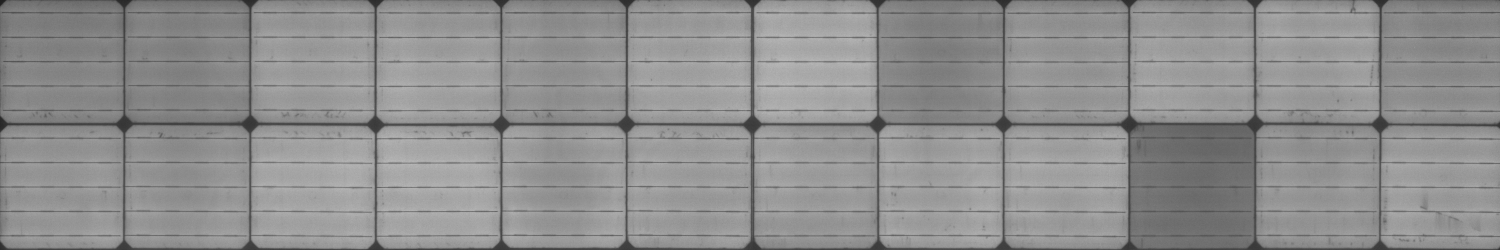
#> input picture sample/sample1.jpg, 6000 x 1000 px (shown at 1/4 size); its folder holds only this picture in this run
$ python -i cut_pic.py   (imports and definitions only)   (older library calls are emulated)
#> lines starting #> are read from the running program, lines starting #| are printed output that depends on the picture; after the words box and inside, x2 and y2 are one past the last pixel; in counts of white or black regions, pixels touching at a corner belong together
#> further down, picture is the input picture: shape (1000, 6000, 3); min 28, max 216, mean 143.1
# coding:utf-8
from __future__ import absolute_import
from __future__ import division
from __future__ import print_function
from __future__ import unicode_literals

import os
import cv2  # NOQA (Must import before importing caffe2 due to bug in cv2)
import numpy as np
import glob
import time
import logging
from scipy import signal

class ElPreCuter:
    methods = ['cv2.TM_CCOEFF', 'cv2.TM_CCOEFF_NORMED', 'cv2.TM_CCORR',
            'cv2.TM_CCORR_NORMED', 'cv2.TM_SQDIFF', 'cv2.TM_SQDIFF_NORMED']
    def __init__(self):
        self._scale = 4
        tempath = self._template_dir()
        all_templs = glob.glob(os.path.join(tempath, '*'))
        self.all_templs = []
        for tmpl in all_templs:
            template = {}
            for tmpimg in glob.glob(os.path.join(tempath, "{}/*.png".format(tmpl))):
                tmpname = os.path.basename(tmpimg).split('.')[0]
                templimg = cv2.imread(tmpimg,cv2.IMREAD_COLOR)
                templimg = cv2.resize(templimg, (int(templimg.shape[1]/self._scale), int(templimg.shape[0]/self._scale)) )
                template[tmpname] = templimg
            self.all_templs.append(template)

        self.last_templ = 0

    def _template_dir(self):
        return os.path.join(os.path.abspath(os.path.dirname(__file__)),'temps')

    # [5 lines left out: function _tempates2mathch, not called in this run]

    def _is_good_corners(self,corners, w, h):

        tl = corners['tl'][0]
        tr = corners['tr'][0]
        bl = corners['bl'][0]
        br = corners['br'][0]

        if tr[0] - tl[0] < w*2/3:
            return False
        if abs(tr[1] - tl[1]) > h/12:
            return False

        if br[0] - bl[0] < w*2/3:
            return False
        if abs(br[1] - bl[1]) > h/12:
            return False

        if bl[1] - tl[1] < h*2/3:
            return False
        if abs(bl[0] - tl[0]) > w/16:
            return False

        if br[1] - tr[1] < h*2/3:
            return False
        if abs(br[0] - tr[0]) > w/16:
            return False

        return True

    # [156 lines left out: functions _get_corners_of_templ, _get_corner, _show_img, get_precut_corner_by_template, simple_cut, cut_by_grid and 1 more, not called in this run]

    def getLinePara(self, line):
        '''简化交点计算公式'''
        a = line[0][1] - line[1][1]
        b = line[1][0] - line[0][0]
        c = line[0][0] *line[1][1] - line[1][0] * line[0][1]
        return a,b,c

    def getCrossPoint(self, line1,line2):
        '''计算交点坐标，此函数求的是line1中被line2所切割而得到的点，不含端点'''
        a1,b1,c1 = self.getLinePara(line1)
        a2,b2,c2 = self.getLinePara(line2)
        d = a1* b2 - a2 * b1
        p = [0,0]
        if d == 0:#d为0即line1和line2平行
            return ()
        else:
            p[0] = int(round((b1 * c2 - b2 * c1)*1.0 / d,2))#工作中需要处理有效位数，实际可以去掉round()
            p[1] = int(round((c1 * a2 - c2 * a1)*1.0 / d,2))
        p = tuple(p)
        return p

    def _fix_line(self,img, offset):
        _, cts, _ = cv2.findContours(img,cv2.RETR_TREE,cv2.CHAIN_APPROX_SIMPLE)
        cts = sorted(cts, key=cv2.contourArea, reverse=True)
        ct = cts[0]
        [vx,vy,x,y] = cv2.fitLine(ct, cv2.DIST_L2,0,0.01,0.01)
        x,y = x+ offset[0] , y+offset[1]
        line = [(np.asscalar(x),np.asscalar(y)), (np.asscalar(x+vx*100), np.asscalar(y+vy*100))]
        return line

    def get_precut_corner_by_contour(self, image_data):
        if len(image_data.shape)>2:
            img_data = cv2.cvtColor(image_data, cv2.COLOR_BGR2GRAY)

        # 给图片加一圈黑色，有利于最大类间方差法
        pad = 100
        img_data = np.pad(img_data, pad, mode='constant')
#> img_data: shape (1200, 6200)
        img_data = cv2.resize(img_data, (int(img_data.shape[1]/self._scale), int(img_data.shape[0]/self._scale)))
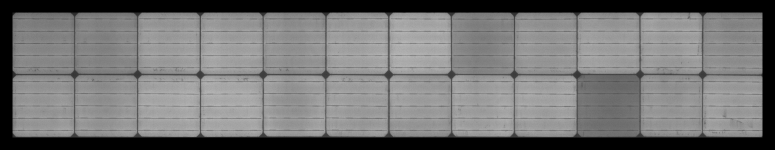
#> img_data: shape (300, 1550) (shown at 1/2 size); min 0, max 187, mean 115.5

        h,w=img_data.shape[:2]

        # 去除太亮的像素，因为太亮的像素很可能是电池片外的白斑或左下角的序列化
        #avg = np.average(img_data[h//4:h*3//4, w//4:w*3//4])
        #img_data[img_data>avg*2]=0

        #最大类间方差法做阈值
        threshold,imgOtsu = cv2.threshold(img_data,0,255,cv2.THRESH_BINARY + cv2.THRESH_OTSU)
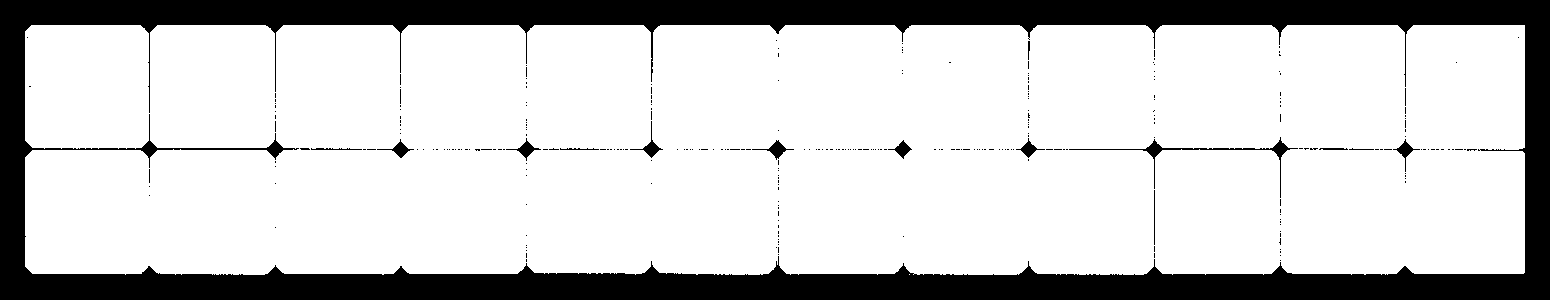
#> imgOtsu: shape (300, 1550); 79.1% white; 287 black regions (272 under 20 px)
#> threshold = 74
        imgOtsu_Org = imgOtsu

        kernel = np.ones((3,3),np.uint8)
        _, contours, hierarchy = cv2.findContours(imgOtsu,cv2.RETR_TREE,cv2.CHAIN_APPROX_SIMPLE)
#> contours = 293 contours, 267 with area under 20; largest, box (x1, y1, x2, y2) and area: (25, 25, 1525, 275) 368157, (1068, 136, 1299, 199) 998, (751, 139, 795, 161) 254, (629, 120, 664, 159) 246, (505, 137, 542, 162) 231
        contours = sorted(contours, key=cv2.contourArea, reverse=True)
        contour = contours[0]
#> contour = contour of 648 points, box (x1, y1, x2, y2) (25, 25, 1525, 275), area 368157

        # 对于平滑简单的图像，进行一次腐蚀
        if len(contours)<600:
            logging.info("make a erode as len(contours)<600")
            imgOtsu = cv2.erode(imgOtsu,kernel,iterations = 4)
#> imgOtsu: shape (300, 1550); 70.2% white; 19 black regions
            _, contours, hierarchy = cv2.findContours(imgOtsu,cv2.RETR_TREE,cv2.CHAIN_APPROX_SIMPLE)
#> contours = 25 contours; largest, box (x1, y1, x2, y2) and area: (29, 29, 1401, 271) 236068, (1285, 153, 1521, 270) 26402, (1159, 154, 1276, 270) 13220, (154, 29, 271, 144) 13116, (280, 29, 396, 145) 13054
            contours = sorted(contours, key=cv2.contourArea, reverse=True)
            contour = contours[0]
#> contour = contour of 438 points, box (x1, y1, x2, y2) (29, 29, 1401, 271), area 236068

        # 边缘太复杂，一般出现在电池片较为暗淡的情况，将边缘线的区域填充
        if contour.size>5000:
            logging.info("contour.size>5000: add contour")
            contourimg = cv2.drawContours(imgOtsu.copy()*0,[contour],0,(10,10,10),10)
            imgOtsu = imgOtsu + contourimg
            imgOtsu[imgOtsu>0]=255
            _, contours, hierarchy = cv2.findContours(imgOtsu,cv2.RETR_TREE,cv2.CHAIN_APPROX_SIMPLE)
            contours = sorted(contours, key=cv2.contourArea, reverse=True)
            contour = contours[0]

        contour_Area = cv2.contourArea(contour)
#> contour_Area = 236067.5
        contourRatio = contour_Area/(h*w)
#> contourRatio = 0.508
        contourHull_Area = cv2.contourArea(cv2.convexHull(contour,returnPoints=True))
#> contourHull_Area = 288940
        rect = cv2.minAreaRect(contour)
#> rect = ((714.5, 149.5), (241, 1371), -90)
        contourMinRect_Area = cv2.contourArea(np.int0(cv2.boxPoints(rect)))
#> contourMinRect_Area = 330411
        # 如果情况不佳，尝试进行一次图像膨胀
        if contourRatio<0.6 or contourMinRect_Area/contourHull_Area > 1.1 and contourHull_Area/contour_Area>1.1 :
            logging.info("make a dilate")
            imgOtsu = cv2.dilate(imgOtsu,kernel,iterations = 4)
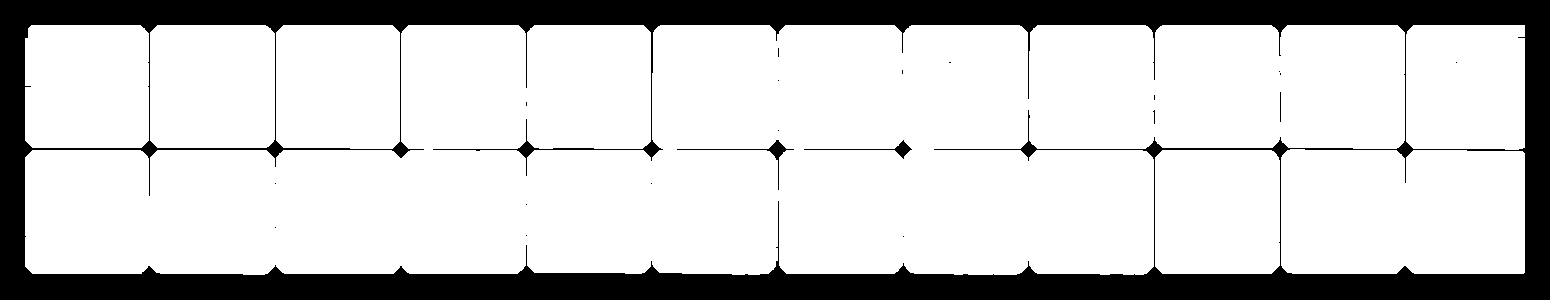
#> imgOtsu: shape (300, 1550); 78.9% white; 21 black regions (17 under 20 px)
            _, contours, hierarchy = cv2.findContours(imgOtsu,cv2.RETR_TREE,cv2.CHAIN_APPROX_SIMPLE)
#> contours = 27 contours, 16 with area under 20; largest, box (x1, y1, x2, y2) and area: (25, 25, 1405, 275) 259238, (1281, 149, 1525, 274) 29602, (1155, 150, 1280, 274) 15140, (150, 25, 275, 148) 15020, (276, 25, 400, 149) 14958
            contours = sorted(contours, key=cv2.contourArea, reverse=True)
            contour = contours[0]
#> contour = contour of 403 points, box (x1, y1, x2, y2) (25, 25, 1405, 275), area 259238

            contour_Area = cv2.contourArea(contour)
#> contour_Area = 259238.5
            contourRatio = contour_Area/(h*w)
#> contourRatio = 0.558
            contourHull_Area = cv2.contourArea(cv2.convexHull(contour,returnPoints=True))
#> contourHull_Area = 301900
            rect = cv2.minAreaRect(contour)
#> rect = ((714.5, 149.5), (249, 1379), -90)
            contourMinRect_Area = cv2.contourArea(np.int0(cv2.boxPoints(rect)))
#> contourMinRect_Area = 341744

            # 如果情况任不佳，尝试对原图像进行一次图像腐蚀
            if contourRatio<0.6 or contourMinRect_Area/contourHull_Area > 1.1 and contourHull_Area/contour_Area>1.1 :
                logging.info("make a erode")
                imgOtsu = cv2.erode(imgOtsu_Org,kernel,iterations = 4)
                _, contours, hierarchy = cv2.findContours(imgOtsu,cv2.RETR_TREE,cv2.CHAIN_APPROX_SIMPLE)
#> contours = 25 contours; largest, box (x1, y1, x2, y2) and area: (29, 29, 1401, 271) 236068, (1285, 153, 1521, 270) 26402, (1159, 154, 1276, 270) 13220, (154, 29, 271, 144) 13116, (280, 29, 396, 145) 13054
                contours = sorted(contours, key=cv2.contourArea, reverse=True)
                contour = contours[0]
#> contour = contour of 438 points, box (x1, y1, x2, y2) (29, 29, 1401, 271), area 236068

        # 求追踪的边缘的凸边缘，并生成仅仅包含凸边缘的图像，用来计算边缘直线
        contour = cv2.convexHull(contour,returnPoints=True)
#> contour = contour of 13 points, box (x1, y1, x2, y2) (29, 29, 1401, 271), area 288940
        contourimg = cv2.drawContours(imgOtsu.copy()*0,[contour],0,(255,255,255),5)
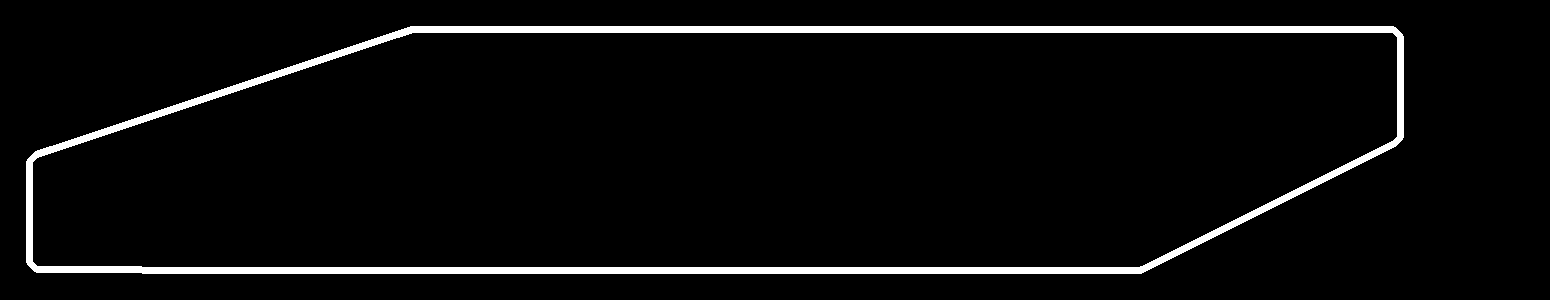
#> contourimg: shape (300, 1550); 4.5% white; 1 white region, box (x1, y1, x2, y2) and area: (26, 26, 1404, 274) 20919

        # 凸边缘的范围
        pt_x = contour[:,:,0]
#> pt_x = [1393, 1400, 1400, 1399, 1394, 1142, 1139, 247, 36, 29, 29, 36, 412]
        pt_y = contour[:,:,1]
#> pt_y = [29, 36, 136, 138, 143, 269, 270, 270, 269, 262, 161, 154, 29]
        min_x, max_x = np.min(pt_x), np.max(pt_x)
#> min_x = 29; max_x = 1400
        min_y, max_y = np.min(pt_y), np.max(pt_y)
#> min_y = 29; max_y = 270

        # ratiio 用来调节用那部分的边缘像素值计算直线，数值越大，
        ratiio = 5
        dh, dw = (max_y-min_y)//ratiio, (max_x-min_x)//ratiio
#> dh = 48; dw = 274
        # padding 用来向外调节边框值，通过调节 padding值可以扩大最终的边框范围
        pading = 2
        # 计算上下左右四条线
        up_img_org = contourimg[min_y : min_y+dh,min_x +dw:max_x -dw]
#> up_img_org: shape (48, 823); 9.2% white; 1 white region
        up_line = self._fix_line(up_img_org,(min_x +dw, min_y-pading))
#> in _fix_line, `_, cts, _ = cv2.findContours(img,cv2.RETR_TREE,cv2.CHAIN_APPROX_SIMPLE)`: cts = 1 contour; box (x1, y1, x2, y2) and area: (0, 0, 823, 40) 2818
#> in _fix_line, `ct = cts[0]`: ct = contour of 142 points, box (x1, y1, x2, y2) (0, 0, 823, 40), area 2818
#> in _fix_line, `[vx,vy,x,y] = cv2.fitLine(ct, cv2.DIST_L2,0,0.01,0.01)`: vx = [0.999]; vy = [-0.0535]; x = [62.54]; y = [18.85]
#> in _fix_line, `x,y = x+ offset[0] , y+offset[1]`: x = [365.5]; y = [45.85]
#> in _fix_line, `line = [(np.asscalar(x),np.asscalar(y)), (np.asscalar(x+vx*100), np.as..`: line = [(365.5, 45.85), (465.4, 40.5)]
#> up_line = [(365.5, 45.85), (465.4, 40.5)]

        down_img_org = contourimg[max_y-dh:max_y, min_x +dw:max_x -dw]
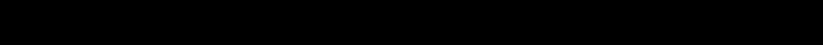
#> down_img_org: shape (48, 823); 6.2% white; 1 white region, box (x1, y1, x2, y2) and area: (0, 45, 823, 48) 2469
        down_line = self._fix_line(down_img_org,(min_x +dw, max_y-dh +pading))
#> down_line = [(714, 270), (814, 270)]

        left_img_org = contourimg[min_y +dh:max_y -dh,min_x :min_x +dw]
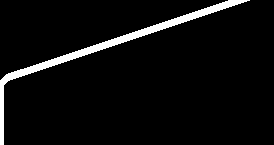
#> left_img_org: shape (145, 274); 5.1% white; 1 white region
        left_line = self._fix_line(left_img_org,(min_x-pading, min_y +dh))
#> in _fix_line (call 3), `_, cts, _ = cv2.findContours(img,cv2.RETR_TREE,cv2.CHAIN_APPROX_SIMPLE)`: cts = 1 contour; box (x1, y1, x2, y2) and area: (0, 0, 250, 145) 1700
#> left_line = [(148.3, 116.6), (242.9, 84.2)]

        right_img_org = contourimg[min_y +dh:max_y -dh,max_x -dw :max_x]
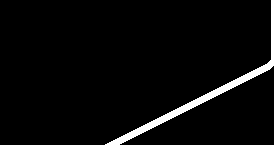
#> right_img_org: shape (145, 274); 3.5% white; 1 white region
        right_line = self._fix_line(right_img_org,(max_x -dw+pading, min_y +dh))
#> in _fix_line (call 4), `_, cts, _ = cv2.findContours(img,cv2.RETR_TREE,cv2.CHAIN_APPROX_SIMPLE)`: cts = 1 contour; box (x1, y1, x2, y2) and area: (105, 0, 274, 145) 1170
#> right_line = [(1318.6, 181.2), (1407.5, 135.3)]

        # 计算四个角点的位置
        tl=self.getCrossPoint(up_line, left_line)
#> in getLinePara, `a = line[0][1] - line[1][1]`: a = 5.35
#> in getLinePara, `b = line[1][0] - line[0][0]`: b = 99.86
#> in getLinePara, `c = line[0][0] *line[1][1] - line[1][0] * line[0][1]`: c = -6533.5
#> in getCrossPoint, `a1,b1,c1 = self.getLinePara(line1)`: a1 = 5.35; b1 = 99.86; c1 = -6533.5
#> in getCrossPoint, `a2,b2,c2 = self.getLinePara(line2)`: a2 = 32.43; b2 = 94.59; c2 = -15841.5
#> in getCrossPoint, `d = a1* b2 - a2 * b1`: d = -2732.5
#> in getCrossPoint, `p = tuple(p)`: p = (352, 46)
#> tl = (352, 46)
        tr= self.getCrossPoint(up_line, right_line)
#> tr = (1721, -26)
        bl= self.getCrossPoint(down_line, left_line)
#> bl = (-299, 270)
        br= self.getCrossPoint(down_line, right_line)
#> br = (1146, 270)

        tl=[x*self._scale - pad for x in tl]
#> tl = [1308, 84]
        tr=[x*self._scale - pad  for x in tr]
#> tr = [6784, -204]
        bl=[x*self._scale - pad  for x in bl]
#> bl = [-1296, 980]
        br=[x*self._scale - pad  for x in br]
#> br = [4484, 980]

        if not self._is_good_corners({'tl':[tl,],'tr':[tr,],'bl':[bl,],'br':[br,] }, w*self._scale, h*self._scale):
#> in _is_good_corners, `tl = corners['tl'][0]`: tl = [1308, 84]
#> in _is_good_corners, `tr = corners['tr'][0]`: tr = [6784, -204]
#> in _is_good_corners, `bl = corners['bl'][0]`: bl = [-1296, 980]
#> in _is_good_corners, `br = corners['br'][0]`: br = [4484, 980]
            return None

        return (tl,tr, bl, br)

# [80 lines left out: functions grid_cut, get_cut_line, get_cut_line_none_precut, not called in this run]

# [5 lines not run here, left out]

>>> import cv2
>>> picture = cv2.imread('sample/sample1.jpg')
>>> result = ElPreCuter().get_precut_corner_by_contour(picture)
